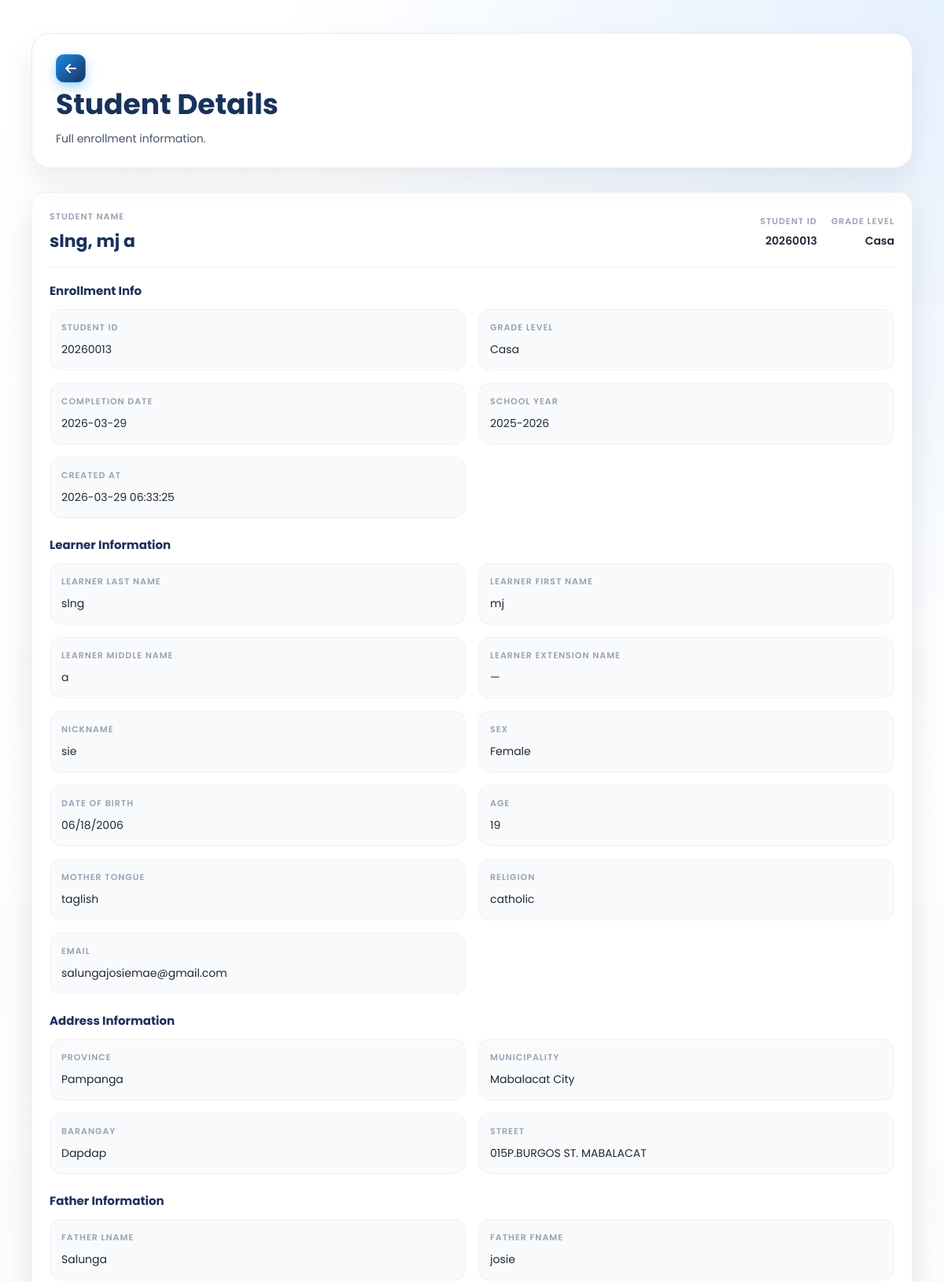
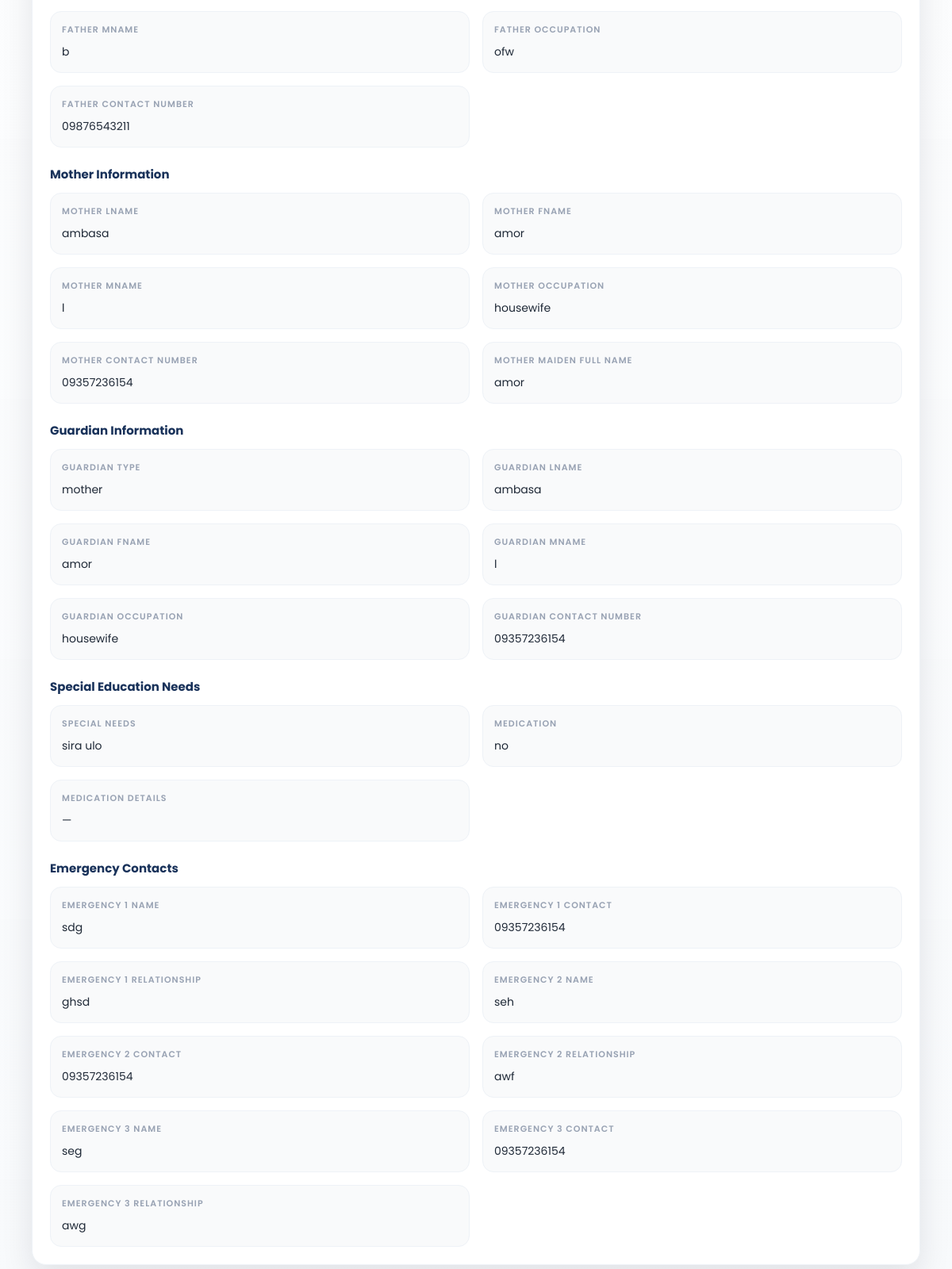
Screenshot of /SmartEnroll/student_view.php?id=51 with the database file from the repository (2 pictures, top to bottom).
### tables this page shows
CREATE TABLE `enrollments` (
  `id` int(11) NOT NULL,
  `grade_level` varchar(50) DEFAULT NULL,
  `student_id` varchar(20) DEFAULT NULL,
  `school_year` varchar(20) DEFAULT NULL,
  `completion_date` date DEFAULT NULL,
  `learner_lname` varchar(100) DEFAULT NULL,
  `learner_fname` varchar(100) DEFAULT NULL,
  `learner_mname` varchar(100) DEFAULT NULL,
  `learner_ext` varchar(20) DEFAULT NULL,
  `nickname` varchar(100) DEFAULT NULL,
  `sex` varchar(20) DEFAULT NULL,
  `dob` varchar(20) DEFAULT NULL,
  `age` int(11) DEFAULT NULL,
  `mother_tongue` varchar(100) DEFAULT NULL,
  `religion` varchar(100) DEFAULT NULL,
  `email` varchar(150) DEFAULT NULL,
  `province` varchar(100) DEFAULT NULL,
  `municipality` varchar(100) DEFAULT NULL,
  `barangay` varchar(100) DEFAULT NULL,
  `street` varchar(150) DEFAULT NULL,
  `father_lname` varchar(100) DEFAULT NULL,
  `father_fname` varchar(100) DEFAULT NULL,
  `father_mname` varchar(100) DEFAULT NULL,
  `father_occ` varchar(100) DEFAULT NULL,
  `father_contact` varchar(50) DEFAULT NULL,
  `mother_lname` varchar(100) DEFAULT NULL,
  `mother_fname` varchar(100) DEFAULT NULL,
  `mother_mname` varchar(100) DEFAULT NULL,
  `mother_occ` varchar(100) DEFAULT NULL,
  `mother_contact` varchar(50) DEFAULT NULL,
  `mother_maiden` varchar(100) DEFAULT NULL,
  `guardian_type` varchar(50) DEFAULT NULL,
  `guardian_lname` varchar(100) DEFAULT NULL,
  `guardian_fname` varchar(100) DEFAULT NULL,
  `guardian_mname` varchar(100) DEFAULT NULL,
  `guardian_occ` varchar(100) DEFAULT NULL,
  `guardian_contact` varchar(50) DEFAULT NULL,
  `emergency1_name` varchar(150) DEFAULT NULL,
  `emergency1_relationship` varchar(100) DEFAULT NULL,
  `emergency1_contact` varchar(50) DEFAULT NULL,
  `emergency2_name` varchar(150) DEFAULT NULL,
  `emergency2_relationship` varchar(100) DEFAULT NULL,
  `emergency2_contact` varchar(50) DEFAULT NULL,
  `emergency3_name` varchar(150) DEFAULT NULL,
  `emergency3_relationship` varchar(100) DEFAULT NULL,
  `emergency3_contact` varchar(50) DEFAULT NULL,
  `special_needs` text DEFAULT NULL,
  `medication` varchar(10) DEFAULT NULL,
  `medication_details` text DEFAULT NULL,
  `created_at` timestamp NOT NULL DEFAULT current_timestamp()
);

### SmartEnroll/student_view.php (the view, shortened to what this page needs)
<?php
$student = null;
$error = '';
try {
    $conn = new mysqli('127.0.0.1', 'root', '', 'smartenroll');
    $conn->set_charset('utf8mb4');
    $id = isset($_GET['id']) ? (int)$_GET['id'] : 0;
    $stmt = $conn->prepare("SELECT * FROM `enrollments` WHERE `id` = ? LIMIT 1");
    $stmt->bind_param('i', $id);
    $stmt->execute();
    $result = $stmt->get_result();
    $student = $result->fetch_assoc();
} catch (Throwable $e) {
    $error = $e->getMessage();
}
function labelize(string $key): string
{
    $map = [
        'learner_lname' => 'Learner Last Name',
        'learner_fname' => 'Learner First Name',
        'learner_mname' => 'Learner Middle Name',
        'learner_ext' => 'Learner Extension Name',
        'mother_maiden' => 'Mother Maiden Full Name',
        'father_occ' => 'Father Occupation',
        'mother_occ' => 'Mother Occupation',
        'guardian_occ' => 'Guardian Occupation',
        'guardian_contact' => 'Guardian Contact Number',
        'father_contact' => 'Father Contact Number',
        'mother_contact' => 'Mother Contact Number',
        'emergency1_name' => 'Emergency 1 Name',
        'emergency1_contact' => 'Emergency 1 Contact',
        'emergency1_relationship' => 'Emergency 1 Relationship',
        'emergency2_name' => 'Emergency 2 Name',
        'emergency2_contact' => 'Emergency 2 Contact',
        'emergency2_relationship' => 'Emergency 2 Relationship',
        'emergency3_name' => 'Emergency 3 Name',
        'emergency3_contact' => 'Emergency 3 Contact',
        'emergency3_relationship' => 'Emergency 3 Relationship',
        'dob' => 'Date of Birth',
    ];
    if (isset($map[$key])) {
        return $map[$key];
    }
    $key = str_replace('_', ' ', $key);
    $key = preg_replace('/\s+/', ' ', $key);
    return ucwords(trim($key));
}
?>
<!DOCTYPE html>
<html lang="en">
<head>
    <link rel="stylesheet" href="css/style.css">
    <link rel="stylesheet" href="css/student_view.css">
    <link rel="stylesheet" href="https://cdnjs.cloudflare.com/ajax/libs/font-awesome/6.5.0/css/all.min.css">
</head>
<body class="dashboard-page dashboard-white-page">
<main class="dashboard-main">
    <div class="dashboard-header student-header">
        <div class="student-header-left">
            <a href="student_list.php" class="dashboard-link back-left">
                <i class="fa-solid fa-arrow-left"></i>
            </a>
            <div class="student-header-title">
                <h1>Student Details</h1>
                <p>Full enrollment information.</p>
            </div>
        </div>
    </div>
    <div class="student-detail-card">
        <?php if ($error): ?>
            <div class="student-error">
                <strong>Unable to load student.</strong>
                <p><?php echo htmlspecialchars($error); ?></p>
            </div>
        <?php else: ?>
            <?php
                $fullName = trim(
                    ($student['learner_lname'] ?? '') . ', ' .
                    ($student['learner_fname'] ?? '') . ' ' .
                    ($student['learner_mname'] ?? '')
                );
                $fullName = trim(preg_replace('/\s+/', ' ', $fullName), " ,");
                $studentId = $student['student_id'] ?? '';
                $gradeLevel = $student['grade_level'] ?? '';
            ?>
            <div class="student-summary">
                <div>
                    <span class="summary-label">Student Name</span>
                    <h2 class="summary-name"><?php echo htmlspecialchars($fullName !== '' ? $fullName : 'Student'); ?></h2>
                </div>
                <div class="summary-meta">
                    <div>
                        <span class="summary-label">Student ID</span>
                        <span class="summary-value"><?php echo htmlspecialchars($studentId !== '' ? $studentId : '—'); ?></span>
                    </div>
                    <div>
                        <span class="summary-label">Grade Level</span>
                        <span class="summary-value"><?php echo htmlspecialchars($gradeLevel !== '' ? $gradeLevel : '—'); ?></span>
                    </div>
                </div>
            </div>
            <?php
                $sectionMap = [
                    'Enrollment Info' => [
                        'student_id','grade_level','completion_date','school_year','created_at'
                    ],
                    'Learner Information' => [
                        'learner_lname','learner_fname','learner_mname','learner_ext','nickname','sex','dob','age',
                        'mother_tongue','religion','email'
                    ],
                    'Address Information' => [
                        'province','municipality','barangay','street'
                    ],
                    'Father Information' => [
                        'father_lname','father_fname','father_mname','father_occ','father_contact'
                    ],
                    'Mother Information' => [
                        'mother_lname','mother_fname','mother_mname','mother_occ','mother_contact','mother_maiden'
                    ],
                    'Guardian Information' => [
                        'guardian_type','guardian_lname','guardian_fname','guardian_mname','guardian_occ','guardian_contact'
                    ],
                    'Special Education Needs' => [
                        'special_needs','medication','medication_details'
                    ],
                    'Emergency Contacts' => [
                        'emergency1_name','emergency1_contact','emergency1_relationship',
                        'emergency2_name','emergency2_contact','emergency2_relationship',
                        'emergency3_name','emergency3_contact','emergency3_relationship'
                    ],
                ];
            ?>
            <?php foreach ($sectionMap as $sectionTitle => $fields): ?>
                <div class="detail-section">
                    <h3 class="detail-section-title"><?php echo htmlspecialchars($sectionTitle); ?></h3>
                    <div class="student-detail-grid">
                        <?php foreach ($fields as $col): ?>
                            <div class="detail-item">
                                <span class="detail-label"><?php echo htmlspecialchars(labelize($col)); ?></span>
                                <?php $val = trim((string)($student[$col] ?? '')); ?>
                                <span class="detail-value"><?php echo htmlspecialchars($val !== '' ? $val : '—'); ?></span>
                            </div>
                        <?php endforeach; ?>
                    </div>
                </div>
            <?php endforeach; ?>
        <?php endif; ?>
    </div>
</main>
</body>
</html>

### SmartEnroll/css/style.css (style rules this page uses)
* { margin: 0; padding: 0; box-sizing: border-box; font-family: 'Poppins', sans-serif; }
:root { --logo-blue: #19325a; --logo-blue-light: #1e88e5; --logo-yellow: #fdd835; --logo-yellow-soft: #ffe970; --logo-green: #43a047; }
body, html { height: 100%; color: #fff; }
html { scroll-behavior: smooth; }
body { background: #0f172a; }
.dashboard-page { background: linear-gradient(135deg, rgba(12, 25, 47, 0.72), rgba(25, 50, 90, 0.48)), #f5f6f8; color: #1b1f2a; position: relative; min-height: 100vh; overflow-x: hidden; }
.dashboard-page::before { content: ""; position: fixed; inset: 0; background: linear-gradient(135deg, rgba(12, 25, 47, 0.5), rgba(25, 50, 90, 0.18)), url('../assets/img1.jpg') center center / cover no-repeat; filter: blur(5px) saturate(1.05); transform: scale(1.05); z-index: 0; }
.dashboard-page::after { content: ""; position: fixed; inset: 0; background: radial-gradient(circle at top right, rgba(253, 216, 53, 0.22), transparent 28%), linear-gradient(180deg, rgba(255, 255, 255, 0.08), rgba(255, 255, 255, 0.16)); z-index: 0; pointer-events: none; }
.dashboard-page.dashboard-white-page { background: #f8fafc; }
.dashboard-page.dashboard-white-page::before { display: none; }
.dashboard-page.dashboard-white-page::after { background: radial-gradient(circle at top right, rgba(219, 234, 254, 0.72), transparent 24%), linear-gradient(180deg, rgba(255, 255, 255, 0.96), rgba(248, 250, 252, 1)); }
.dashboard-page.dashboard-white-page .dashboard-header { background: #ffffff; border: 1px solid #e5edf7; box-shadow: 0 16px 36px rgba(15, 23, 42, 0.08); }
.dashboard-page.dashboard-white-page .dashboard-header h1 { color: var(--logo-blue); }
.dashboard-page.dashboard-white-page .dashboard-header p { color: #475467; }
.dashboard-main { width: min(1680px, calc(100vw - 40px)); max-width: 1680px; margin: 0 auto; padding: 42px 20px 56px; position: relative; z-index: 1; }
.dashboard-header { display: flex; align-items: center; justify-content: space-between; gap: 20px; margin-bottom: 30px; padding: 26px 30px; border-radius: 24px; background: linear-gradient(135deg, rgba(255, 255, 255, 0.2), rgba(245, 248, 255, 0.12)); backdrop-filter: blur(14px); box-shadow: 0 20px 48px rgba(4, 12, 26, 0.24); border: 1px solid rgba(255, 255, 255, 0.22); }
.dashboard-header h1 { color: #ffffff; font-size: clamp(2rem, 3vw, 2.6rem); margin-bottom: 6px; }
.dashboard-header p { color: rgba(225, 232, 244, 0.88); font-size: 14px; }
.dashboard-link { text-decoration: none; color: var(--logo-blue); font-weight: 700; background: rgba(253, 216, 53, 0.95); padding: 12px 18px; border-radius: 999px; box-shadow: 0 10px 24px rgba(253, 216, 53, 0.26); transition: transform 0.2s ease, box-shadow 0.2s ease, background 0.2s ease; }

### SmartEnroll/css/student_view.css (style rules this page uses)
.back-left { display: inline-flex; align-items: center; justify-content: center; width: 36px; height: 36px; border-radius: 10px; background: linear-gradient(135deg, #1e88e5, #19325a); border: 1px solid #1e88e5; color: #ffffff; box-shadow: 0 6px 14px rgba(30, 136, 229, 0.35); transition: transform 0.2s ease, box-shadow 0.2s ease, background 0.2s ease; }
.student-detail-card { background: #ffffff; border-radius: 18px; padding: 22px; border: 1px solid #eef2f7; box-shadow: 0 16px 40px rgba(15, 23, 42, 0.1); }
.student-summary { display: flex; align-items: center; justify-content: space-between; gap: 18px; padding-bottom: 16px; border-bottom: 1px solid #eef2f7; margin-bottom: 18px; }
.summary-label { display: block; font-size: 11px; text-transform: uppercase; letter-spacing: 1px; color: #98a2b3; margin-bottom: 6px; font-weight: 600; }
.summary-name { font-size: 22px; color: var(--logo-blue); margin: 0; }
.summary-meta { display: flex; gap: 18px; text-align: right; }
.summary-value { display: block; font-size: 14px; color: #1f2937; font-weight: 600; }
.student-detail-grid { display: grid; grid-template-columns: repeat(2, minmax(0, 1fr)); gap: 16px; }
.detail-section { margin-bottom: 22px; }
.detail-section:last-child { margin-bottom: 0; }
.detail-section-title { font-size: 15px; color: var(--logo-blue); margin: 6px 0 12px; }
.detail-item { background: #f9fafb; border-radius: 14px; padding: 14px; border: 1px solid #eef2f7; min-height: 70px; }
.detail-label { display: block; font-size: 11px; text-transform: uppercase; letter-spacing: 1px; color: #98a2b3; margin-bottom: 6px; font-weight: 600; }
.detail-value { font-size: 14px; color: #1f2937; word-break: break-word; }

### rows the page displays
enrollments: learner_lname+learner_fname+learner_mname "slng, mj a", student "20260013", grade_level "Casa", completion_date "2026-03-29", school_year "2025-2026", created_at "2026-03-29 06:33:25", learner_lname "slng", learner_fname "mj", learner_mname "a", learner_ext "—", nickname "sie", sex "Female", dob "06/18/2006", age "19", mother_tongue "taglish", religion "catholic", email "salungajosiemae@gmail.com", province "Pampanga", municipality "Mabalacat City", barangay "Dapdap", street "015P.BURGOS ST. MABALACAT", father_lname "Salunga", father_fname "josie", father_mname "b", father_occ "ofw", father_contact "09876543211", mother_lname "ambasa", mother_fname "amor", mother_mname "l", mother_occ "housewife", mother_contact "09357236154", mother_maiden "amor", guardian_type "mother", guardian_lname "ambasa", guardian_fname "amor", guardian_mname "l", guardian_occ "housewife", guardian_contact "09357236154", special_needs "sira ulo", medication "no", medication_details "—", emergency1_name "sdg", emergency1_contact "09357236154", emergency1_relationship "ghsd", emergency2_name "seh", emergency2_contact "09357236154", emergency2_relationship "awf", emergency3_name "seg", emergency3_contact "09357236154", emergency3_relationship "awg"

### other values shown
$sectionTitle "Enrollment Info"
labelize($col) "STUDENT ID"
labelize($col) "GRADE LEVEL"
labelize($col) "COMPLETION DATE"
labelize($col) "SCHOOL YEAR"
labelize($col) "CREATED AT"
$sectionTitle "Learner Information"
labelize($col) "LEARNER LAST NAME"
labelize($col) "LEARNER FIRST NAME"
labelize($col) "LEARNER MIDDLE NAME"
labelize($col) "LEARNER EXTENSION NAME"
labelize($col) "NICKNAME"
labelize($col) "SEX"
labelize($col) "DATE OF BIRTH"
labelize($col) "AGE"
